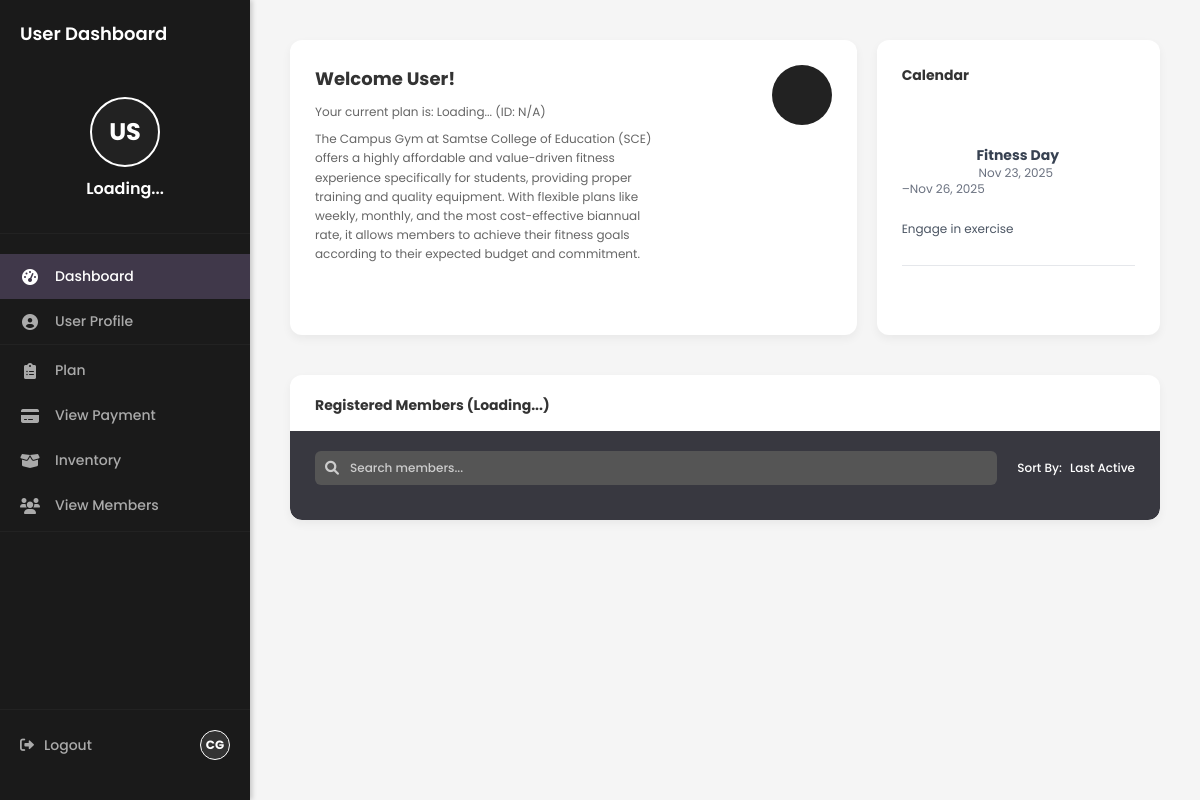
/admin-page/, run on the app's committed database.
### gymManagement/models.py (models this page shows, shortened)
class Event(models.Model):
    title = models.CharField(max_length=200, verbose_name="Event Name")
    start_date = models.DateField(verbose_name="Start Date")
    end_date = models.DateField(null=True, blank=True, verbose_name="End Date (Optional)")
    description = models.TextField(null=True, blank=True, verbose_name="Description")
    class Meta:
        ordering = ['start_date']
        verbose_name = "Calendar Event"
        verbose_name_plural = "Calendar Events"

### gymManagement/views.py (the view)
# urls.py: path('admin-page/', views.admin_page, name='admin_page'),
def admin_page(request):
    upcoming_events = Event.objects.filter(start_date__gte=timezone.now().date()).order_by('start_date')
    context = {
        'events': upcoming_events
    }
    return render(request, 'admin.html', context)

### gymManagement/templates/admin.html (shortened to what this page needs)
{% load static %}
<!DOCTYPE html>
<html lang="en">
<head>
    <link rel="stylesheet" href="https://cdnjs.cloudflare.com/ajax/libs/font-awesome/6.0.0-beta3/css/all.min.css">
    <script src="https://cdn.tailwindcss.com"></script>
</head>
<body onload="loadUserData()">
    <aside class="sidebar">
        <div class="dashboard-header">User Dashboard</div>
        <div class="user-profile-sidebar">
            <div class="avatar" id="userAvatar">
                <div class="avatar-inner" id="userInitials">US</div>
            </div>
            <div class="user-name" id="userName">Loading...</div>
        </div>
        <div class="nav-links-container">
            <a class="nav-link active" href="{% url 'admin_page' %}">
                <i class="fas fa-tachometer-alt"></i>
                <span>Dashboard</span>
            </a>
            <a class="nav-link" href="{% url 'pfp' %}">
                <i class="fas fa-user-circle"></i>
                <span>User Profile</span>
            </a>
            <a class="nav-link" href="{% url 'view_plan' %}">
                <i class="fas fa-clipboard-list"></i>
                <span>Plan</span>
            </a>
            <a class="nav-link" href="{% url 'view_payment' %}">
                <i class="fas fa-credit-card"></i>
                <span>View Payment</span>
            </a>
            <a class="nav-link" href="{% url 'inventory' %}">
                <i class="fas fa-box-open"></i>
                <span>Inventory</span>
            </a>
            <a class="nav-link" href="{% url 'view_members' %}">
                <i class="fas fa-users"></i>
                <span>View Members</span>
            </a>
        </div>
        <div class="logout-section">
            <a class="logout-link" href="{% url 'index' %}" onclick="clearSession(event)">
                <i class="fas fa-sign-out-alt"></i>
                <span>Logout</span>
            </a>
            <div class="bottom-logo">CG</div>
        </div>
    </aside>
    <div class="main-content">
        <div class="grid-container">
            <div class="card welcome-card">
                <div class="welcome-text">
                    <h2 id="welcomeUser">Welcome User!</h2>
                    <p>Your current plan is: <span id="membershipStatus">Loading...</span> (ID: <span id="memberID">N/A</span>)</p>
                    <p class="mt-2 text-xs">The Campus Gym at Samtse College of Education (SCE) offers a highly affordable and value-driven fitness experience specifically for students,
                        providing proper training and quality equipment. With flexible plans like weekly, monthly, and the most cost-effective biannual rate,
                        it allows members to achieve their fitness goals according to their expected budget and commitment.</p>
                </div>
                <div class="welcome-circle"></div>
            </div>
            <div class="card calendar-card">
    <h3>Calendar</h3>
    {% if events %}
        <ul class="text-sm text-gray-700 space-y-2">
            {% for event in events %}
                <li class="border-b border-gray-200 pb-2">
                    <strong>{{ event.title }}</strong>
                    <div class="text-xs text-gray-500">
                        {{ event.start_date|date:"M d, Y" }}
                        {% if event.end_date %}–{{ event.end_date|date:"M d, Y" }}{% endif %}
                    </div>
                    {% if event.description %}
                        <p class="text-xs text-gray-600 mt-1">{{ event.description }}</p>
                    {% endif %}
                </li>
            {% endfor %}
        </ul>
    {% else %}
        <p class="text-xs text-gray-500">No upcoming events.</p>
    {% endif %}
</div>
            <div class="grid-bottom">
                <div class="active-members-card members-summary-card">
                    <h3 id="membersHeader">Registered Members (Loading...)</h3>
                    <div class="members-list-container">
                        <div class="list-controls">
                            <div class="search-box">
                                <i class="fas fa-search"></i>
                                <input type="text" placeholder="Search members...">
                            </div>
                            <div class="sort-by">
                                <span>Sort By:</span> Last Active
                            </div>
                        </div>
                    </div>
                </div>
            </div>
        </div>
    </div>
</body>
</html>

### data on the page
Event: title "Fitness Day", start_date "Nov 23, 2025", end_date "Nov 26, 2025", description "Engage in exercise"
